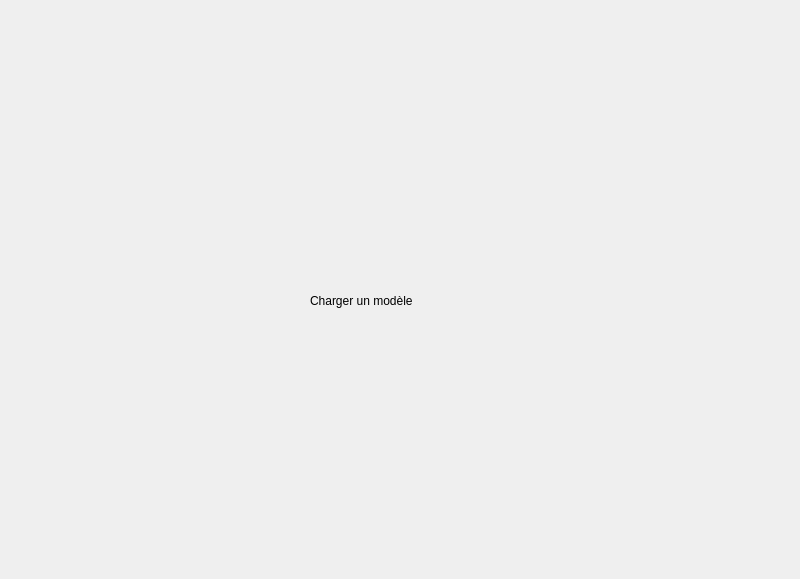
<?xml version="1.0" encoding="UTF-8"?>
<ui version="4.0">
 <class>LoadTemplateView</class>
 <widget class="QWidget" name="LoadTemplateView">
  <property name="geometry">
   <rect>
    <x>0</x>
    <y>0</y>
    <width>800</width>
    <height>579</height>
   </rect>
  </property>
  <property name="windowTitle">
   <string>Form</string>
  </property>
  <widget class="QLabel" name="label">
   <property name="geometry">
    <rect>
     <x>310</x>
     <y>270</y>
     <width>341</width>
     <height>61</height>
    </rect>
   </property>
   <property name="text">
    <string>Charger un modèle</string>
   </property>
  </widget>
 </widget>
 <resources/>
 <connections/>
</ui>
